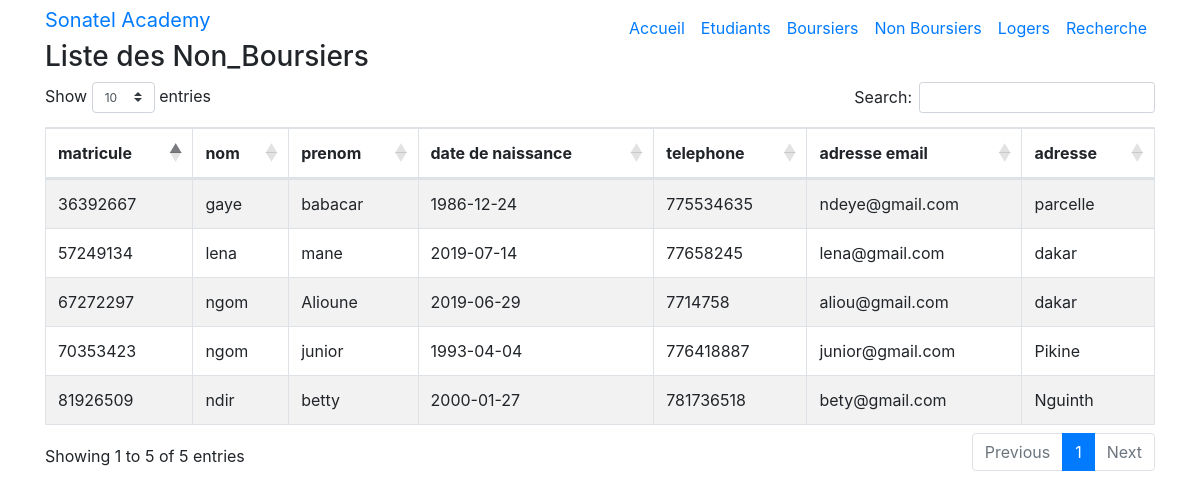
The app's page /liste_nonboursier.php with its own data.
### tables this page shows
CREATE TABLE `Non_boursiers` (
  `id_etudiant` int(11) NOT NULL,
  `adresse` varchar(255) NOT NULL
);

CREATE TABLE `Etudiant` (
  `id_etudiant` int(11) NOT NULL,
  `matricule` varchar(255) NOT NULL,
  `nom_etudiant` varchar(255) NOT NULL,
  `prenom_etudiant` varchar(255) NOT NULL,
  `date_naiss` date NOT NULL,
  `telephone` int(11) NOT NULL,
  `email` varchar(50) NOT NULL
);

### Etudiant_Service.php (called while the page is built, shortened)
<?php
class Etudiant_Service
{
  private $db;
  public function setDb(PDO $db)
  {
    $this->db = $db;
  }
  public function findb()
  {
    $req = $this->db->prepare("SELECT matricule,nom_etudiant,prenom_etudiant,date_naiss,telephone,email,adresse FROM Non_boursiers,Etudiant WHERE Etudiant.id_etudiant=Non_boursiers.id_etudiant  ");
    $req->execute();
    return $req->fetchAll(PDO::FETCH_OBJ);
  }
}

### liste_nonboursier.php (the view, shortened to what this page needs)
<?php
$db = new PDO('mysql:host=127.0.0.1;dbname=Universite', 'root', 'Zawji@2801');
$db->setAttribute(PDO::ATTR_ERRMODE, PDO::ERRMODE_EXCEPTION);
$etuService = new Etudiant_Service($db);
?>
<!DOCTYPE html>
<html lang="en">
<head>
  <link rel="stylesheet" href="https://cdnjs.cloudflare.com/ajax/libs/twitter-bootstrap/4.1.3/css/bootstrap.css">
<link rel="stylesheet" href="https://cdn.datatables.net/1.10.19/css/dataTables.bootstrap4.min.css">
</head>
<body>
  <div class="container">
  <a class="navbar-brand js-scroll" href="#page-top">Sonatel Academy</a>
  <nav class="navbar navbar-b navbar-trans navbar-expand-md fixed-top" id="mainNav">
    <div class="container">
      <div class="navbar-collapse collapse justify-content-end" id="navbarDefault">
        <ul class="navbar-nav">
          <li class="nav-item">
            <a class="nav-link js-scroll" href="index.php">Accueil</a>
          </li>
          <li class="nav-item">
            <a class="nav-link js-scroll" href="liste_etudiant.php">Etudiants</a>
          </li>
          <li class="nav-item">
            <a class="nav-link js-scroll" href="liste_boursier.php">Boursiers</a>
          </li>
          <li class="nav-item">
            <a class="nav-link js-scroll" href="liste_nonboursier.php">Non Boursiers</a>
          </li>
          <li class="nav-item">
            <a class="nav-link js-scroll" href="liste_loger.php">Logers</a>
          </li>
          <li class="nav-item">
            <a class="nav-link js-scroll" href="liste.php">Recherche</a>
          </li>
        </ul>
      </div>
    </div>
  </nav>
  </div>
    <div class="container">
      <div class="row">
        <div class="col-md-12">
          <div class="post-box">
            <h3 class="title-left">
              Liste des Non_Boursiers
            </h3>
            <table id="example" class="table table-striped table-bordered"  >
              <thead>
                <tr>
                  <th>matricule</th>
                  <th>nom</th>
                  <th>prenom</th>
                  <th>date de naissance</th>
                  <th>telephone</th>
                  <th>adresse email</th>
                  <th>adresse</th>
                </tr>
              </thead>
              <tbody>
                <?php
                foreach ($etuService->findb() as $donnes) {
                  echo '<tr>
            <td>' . $donnes->matricule . '</td>
            <td>' . $donnes->nom_etudiant . '</td>
            <td>' . $donnes->prenom_etudiant . '</td>
            <td>' . $donnes->date_naiss . '</td>
            <td>' . $donnes->telephone . '</td>
            <td>' . $donnes->email . '</td>
            <td>' . $donnes->adresse . '</td>
            </tr>';
                }
                ?>
              </tbody>
            </table>
          </div>
        </div>
      </div>
    </div>

### records on screen
non_boursiers: id_etudiant.matricule "81926509", id_etudiant.nom_etudiant "ndir", id_etudiant.prenom_etudiant "betty", id_etudiant.date_naiss "2000-01-27", id_etudiant.telephone "781736518", id_etudiant.email "bety@gmail.com", adresse "Nguinth"
non_boursiers: id_etudiant.matricule "70353423", id_etudiant.nom_etudiant "ngom", id_etudiant.prenom_etudiant "junior", id_etudiant.date_naiss "1993-04-04", id_etudiant.telephone "776418887", id_etudiant.email "junior@gmail.com", adresse "Pikine"
non_boursiers: id_etudiant.matricule "36392667", id_etudiant.nom_etudiant "gaye", id_etudiant.prenom_etudiant "babacar", id_etudiant.date_naiss "1986-12-24", id_etudiant.telephone "775534635", id_etudiant.email "ndeye@gmail.com", adresse "parcelle"
non_boursiers: id_etudiant.matricule "67272297", id_etudiant.nom_etudiant "ngom", id_etudiant.prenom_etudiant "Alioune", id_etudiant.date_naiss "2019-06-29", id_etudiant.telephone "7714758", id_etudiant.email "aliou@gmail.com", adresse "dakar"
non_boursiers: id_etudiant.matricule "57249134", id_etudiant.nom_etudiant "lena", id_etudiant.prenom_etudiant "mane", id_etudiant.date_naiss "2019-07-14", id_etudiant.telephone "77658245", id_etudiant.email "lena@gmail.com", adresse "dakar"
